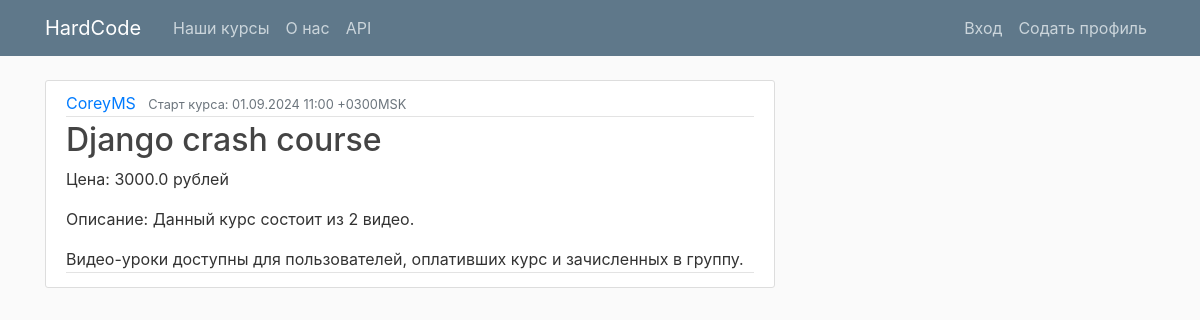
The page /course/1 on the database its author committed.
### edu/models.py (models this page shows, shortened)
class Product(models.Model):
    author = models.CharField(max_length=100)
    title = models.CharField(max_length=200)
    start_date_time = models.DateTimeField()
    price = models.FloatField()
    min_users = models.IntegerField()
    max_users = models.IntegerField()
    @property
    def date_msk(self):
        return self.start_date_time.astimezone(ZoneInfo("Europe/Moscow")).strftime('%d.%m.%Y %H:%M %z%Z')

### edu/views.py (the view)
# urls.py: path('course/<int:pk>', views.course_detail, name='course-detail'),
def course_detail(request, pk):
    context = {
        'course': Product.objects.get(id=pk),
        'lessons': Lesson.objects.filter(course=Product.objects.get(id=pk)).all()
    }
    return render(request, 'edu/course_detail.html', context)

### edu/templates/edu/course_detail.html
{% extends "edu/base.html" %}
{% block content %}
<article class="media content-section">
  <div class="media-body">
    <div class="article-metadata">
      <a class="mr-2" href="#">{{ course.author }}</a>
      <small class="text-muted">Старт курса: {{ course.date_msk }} </small>
    </div>
    <h2><a class="article-title" href="#">{{ course.title }}</a></h2>
    <p class="article-content">Цена: {{ course.price }} рублей</p>
    <div class="article-metadata">
      <p>Описание: Данный курс состоит из {{ lessons|length }} видео.</p>
      {% if user.is_authenticated %}
        {% for lesson in lessons %}
        <p><a href="{{ lesson.video_link }}"> {{ lesson.title }} </a></p>
        {% endfor %}
      {% else %}
        Видео-уроки доступны для пользователей, оплативших курс и зачисленных в группу.
      {% endif %}
    </div>
  </div>
</article>
{% endblock content %}

### edu/static/edu/main.css (style rules this page uses)
body { background: #fafafa; color: #333333; margin-top: 5rem; }
h1, h2, h3, h4, h5, h6 { color: #444444; }
.content-section { background: #ffffff; padding: 10px 20px; border: 1px solid #dddddd; border-radius: 3px; margin-bottom: 20px; }
.article-title { color: #444444; }
.article-content { white-space: pre-line; }
.article-metadata { padding-bottom: 1px; margin-bottom: 4px; border-bottom: 1px solid #e3e3e3 }

### rows shown on the page
Product: author "CoreyMS", date_msk "01.09.2024 11:00 +0300MSK", title "Django crash course", price "3000.0"

### other values the page prints
{{ lessons|length }} "2"
